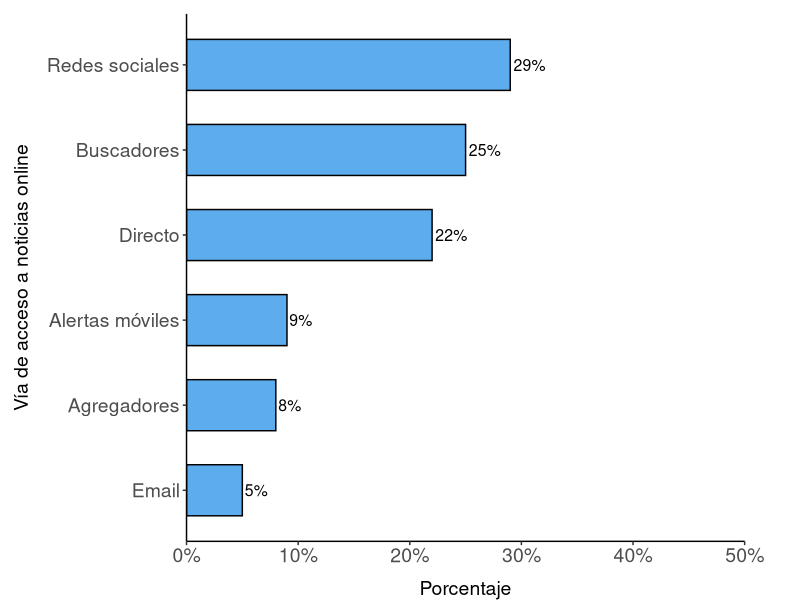

Write the R code that produced this figure. (Note: this script raises an error after producing the figure.)
library(ggplot2)

rm(list=ls())

#Datos
df <- data.frame(
  grupo = c("Redes sociales", "Buscadores", "Directo","Alertas móviles","Agregadores","Email"),
  confianza = c(29, 25, 22, 9, 8, 5)  
)

#Gráfica
gr_notionline<-ggplot(df, aes(x = confianza, y = reorder(grupo, confianza))) +
  geom_col(fill = "#5CACEE", width = 0.6, color="black") + 
  geom_text(aes(label = paste0(confianza, "%")),
            hjust = -0.1, color = "black", size = 4) +
  scale_x_continuous(labels = scales::percent_format(scale = 1), 
                     limits = c(0, 50),
                     expand = expansion(mult = c(0,0))) +
  labs(x = "Porcentaje", y = "Vía de acceso a noticias online") +
  theme_classic() +
  theme(
    panel.grid.major.y = element_blank(),
    panel.grid.minor = element_blank(),
    axis.text.y = element_text(size = 14),
    axis.text.x = element_text(size = 14),
    axis.title.x = element_text(margin = margin(t = 10),
                                size = 14),
    axis.title.y = element_text(margin = margin(r = 10),
                                size = 14),
    plot.margin = margin(l=10, r=40, t=10)
  )

gr_notionline

#Guardar gráfica
ggsave("outputs/grafic_cap_025/f4_notionline.jpg",
       plot=gr_notionline,
       width = 8,
       height =5, 
       dpi=300)
